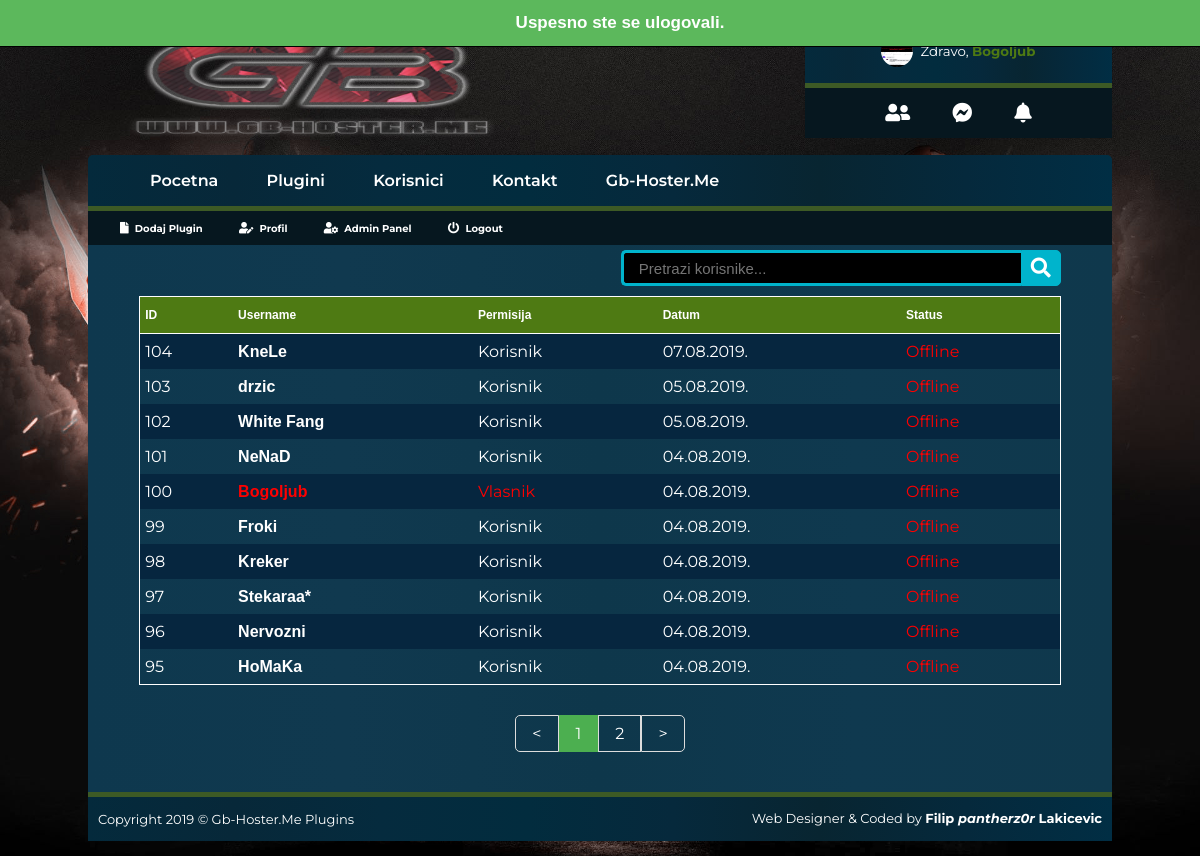
Page /users.php (signed in) on the committed database.
### tables this page shows
CREATE TABLE `users` (
  `user_id` int(11) NOT NULL,
  `fullname` varchar(222) NOT NULL,
  `username` varchar(222) NOT NULL,
  `email` varchar(222) NOT NULL,
  `password` varchar(222) NOT NULL,
  `privilegija` varchar(222) NOT NULL,
  `avatar` varchar(222) NOT NULL,
  `datum` text NOT NULL,
  `banner` text NOT NULL,
  `banned` text NOT NULL,
  `deleted_acc` text NOT NULL,
  `user_ip` text NOT NULL,
  `time` text NOT NULL,
  `online` text NOT NULL
);

### assets/include/db_connect.php (called while the page is built, shortened)
<?php
function siteURL() {
	$protocol = ((!empty($_SERVER['HTTPS']) && $_SERVER['HTTPS'] != 'off') || $_SERVER['SERVER_PORT'] == 443) ? "https://" : "http://";
	$domainName = $_SERVER['HTTP_HOST'];
	return $protocol.$domainName;
}
?>

### users.php (the view, shortened to what this page needs)
<?php
include_once 'assets/include/db_connect.php';
 ?>
 <head>
	<link rel="stylesheet" type="text/css" href="<?php echo siteURL(); ?>/assets/css/style.css?<?php echo time(); ?>">
	<link rel="stylesheet" href="https://use.fontawesome.com/releases/v5.8.1/css/all.css">
</head>
<body>
		<?php include 'assets/include/obavestenja.php'; ?>
		<?php include 'assets/include/header.php'; ?>
	<div id="container">
		<?php include 'assets/include/navigation.php'; ?>
		<div id="linija"></div>
		<?php include 'assets/include/podpanel.php'; ?>
		<div id="centar">
<center>
<form action="" method="get" style="padding-bottom: 25px;">
   <div class="search">
      <input type="text" name="search" class="searchTerm" placeholder="Pretrazi korisnike...">
      <button type="submit" class="searchButton">
        <i class="fa fa-search"></i>
     </button>
   </div>
</form>
<?php
if ($_GET['search'] == '') {
?>
			<table>
			<tr>
				<th> ID </th>
				<th> Username </th>
				<th> Permisija </th>
				<th> Datum </th>
				<th> Status </th>
			</tr>
<?php
			$results_per_page = 10;
			$page_name = "users.php";
			$page_get = "page";
			$sql = 'SELECT * FROM users ORDER BY user_id DESC';
			$result = mysqli_query($conn, $sql);
			$number_of_results = mysqli_num_rows($result);
			$number_of_pages = ceil($number_of_results/$results_per_page);
			if (!isset($_GET[$page_get])) {
				$page = 1;
			} else {
				$page = $_GET[$page_get];
			}
			$this_page_first_result = ($page-1)*$results_per_page;
			$sql = 'SELECT * FROM users ORDER BY user_id DESC LIMIT ' . $this_page_first_result . ',' .  $results_per_page;
			$kveri = mysqli_query($conn,$sql);
			                            while($red 	  				= mysqli_fetch_array($kveri)){
				         if ($red['privilegija'] == 0) {
				          $userlink = "<b style='color:white;'>$red[username]</b>";
				         }
				         if ($row['privilegija'] == 1 OR $red['privilegija'] == 2) {
				          $userlink = "<b style='color:red;'>$red[username]</b>";
				         }
				         if ($red['privilegija'] == 0) {
				           $privilegija = "<span style='color:white;'>Korisnik</span>";
				         }
				         if ($red['privilegija'] == 2) {
				           $privilegija = "<span style='color:red;'>Vlasnik</span>";
				         }
							         if ($red['online'] == 0) {
							         	$online = "<span style='color:red;'>Offline</span>";
							         }
?>
				   <tr>
				    <td><?php echo $red["user_id"] ?></td>
				    <td><a href="<?php echo siteURL()?>/user/<?php echo $red[username] ?>"><?php echo $userlink ?></a></td>
				    <td><?php echo $privilegija ?></td>
				    <td><?php echo $red["datum"] ?></td>
				    <td><?php echo $online; ?></td>
				   </tr>
<?php } ?>
</table>
<?php
			echo "<div class='pagination'>";
			for( $stranica = 1; $stranica <= $number_of_pages; $stranica++ ) {
				if( $stranica == 1 ) {
					if( $page == 1 )
						echo '<a style="cursor: no-drop;"><</a> ';
					else {
						$strana = $page - 1;
						echo '<a href="'.$page_name.'?'.$page_get.'='.$strana.'"><</a> ';
					}
				}
				if( $stranica == $page )
					echo '<a href="'.$page_name.'?'.$page_get.'='.$stranica.'" class="active">'.$stranica.'</a> ';
				else
					echo '<a href="'.$page_name.'?'.$page_get.'='.$stranica.'">'.$stranica.'</a> ';
				if( $stranica == $number_of_pages ) {
					if( $page == $number_of_pages )
						echo '<a style="cursor: no-drop;">></a> ';
					else {
						$strana = $page + 1;
						echo '<a href="'.$page_name.'?'.$page_get.'='.$strana.'">></a> ';
					}
				}
			}
			echo "</div>";
	?>
<?php }
?>
</center>
		</div>
		<div id="linija"></div>
		<?php include 'assets/include/footer.php' ; ?>
	</div>
</body>

### assets/include/header.php (shortened to what this page needs)
<?php
include_once 'db_connect.php';
if(isset($_SESSION['user_id'])) {
	$sql = mysqli_query($conn, "SELECT * FROM users WHERE user_id = $_SESSION[user_id]");
	$info = mysqli_fetch_array($sql);
}
?>
<?php
if (!isset($_SESSION['logged_in']) == 1) {
?>
	<div id="header">
		<div id="logo">
			<a href="index.php"><img src="<?php echo siteURL(); ?>/assets/images/logo.png" width="450" height="141"></a>
		</div>
		<div id="login">
			<div id="naslov"><center><b>Login / Register</b></center></div>
			<div id="content">
				<form action="" method="post">
					<center>
						<input type="text" name="username" placeholder="Username" required class="input" maxlength="20">
						<input type="password" name="password" placeholder="Passowrd" required class="input">
					</center>
					<button class="button" name="login">Login</button><a href="#register" id="registerModal">Register</a>
				</form>
		<div id="register_Modal" class="modal">
			  <div class="modal-content">
			      		<span class="close register">&times;</span>
			    	<div class="modal-body">
			    	<center>
			    		<h1>Registracija</h1>
			    		<form method="post" action="<?php echo siteURL(); ?>/assets/include/process/register.php" enctype="multipart/form-data">
				    		<input type="text" name="fullname" placeholder="Ime & Prezime" required class="input1" maxlength="40"><br>
				    		<input type="text" name="username" placeholder="Korisnicko Ime ( UserName ) (Max 20 Karaktera)" required class="input1" maxlength="20"><br>
				    		<input type="email" name="email" placeholder="E-Mail" required class="input1"><br>
				    		<input type="password" name="password" placeholder="Sifra ( Password )" required class="input1"><br>
				    		<label for="avatar">Avatar</label>
							<input type="file" name="avatar" style="padding: 4.7px;width: 175px;">
				    		<button class="button" style="width: 250px;" name="register">Register</button>
			    		</form>
			    	</center>
			    	</div>
			  </div>
		</div>
			</div>
		</div>
	</div>
<script>
		// Get the modal
		var register_modal = document.getElementById('register_Modal');
		// Get the button that opens the modal
		var register_btn = document.getElementById("registerModal");
		// Get the <span> element that closes the modal
		var register_span = document.getElementsByClassName("register")[0];
		// When the user clicks the button, open the modal
		register_btn.onclick = function() {
		  register_modal.style.display = "block";
		}
		// When the user clicks on <span> (x), close the modal
		register_span.onclick = function() {
		  register_modal.style.display = "none";
		}
		// When the user clicks anywhere outside of the modal, close it
		window.onclick = function(event) {
		  if (event.target == register_modal) {
		    register_modal.style.display = "none";
		  }
		}
</script>
<?php
} else {
?>
	<div id="header">
		<div id="logo">
			<a href="index.php"><img src="<?php echo siteURL(); ?>/assets/images/logo.png" width="450" height="141"></a>
		</div>
		<div id="login">
			<div id="naslov" style="background-image: linear-gradient(to right,#042a3c,#072839,#052b3e,#022c3e,#06293c,#082531,#05293c,#012e44);border-top-right-radius: 5px;border-top-left-radius: 5px;padding: 10px 0;display: flex;justify-content: center;align-items: center;box-sizing: border-box;">
				<img src="<?php echo siteURL(); ?>/uploads/avatari/<?php echo $info['avatar'] ?>" width="32" height="32" style="background-size: cover; border-radius: 50%;"> <p style="font-size: smaller;margin-left: 7px;">Zdravo, <b style="color: #4e7a13;"><?php echo $info['username'] ?></b></p>
			</div>
			<div style="padding: 0;margin: 0;width: 100%;height: 5px;background: #3d5a25;"></div>
			<div id="content" class="j342" style="background-image: linear-gradient(to right,#0d0d0d;#0a0a0a);padding: 10px 0;">
				<div style="position: relative;display: flex; align-items: center;justify-content: center;">
					<i class="fas fa-user-friends" style="font-size: 20px; padding: 5px 20px;"></i>
					<i class="fab fa-facebook-messenger" style="font-size: 20px; padding: 5px 20px;"></i>
					<i class="fas fa-bell" style="font-size: 20px; padding: 5px 20px;">
					</i>
				</div>
			</div>
		</div>
<?php
}
?>

### assets/css/style.css (style rules this page uses)
* { zoom: 100%!important; }
body,html { zoom: 100%!important; }
body { margin: 0; padding: 0; font-family: 'Montserrat', sans-serif; background-color: rgba(0,0,0, 0.8); color: #fff; background-image: url(../images/background.jpg); background-size: cover; }
#container { width: 1024px; padding: 0; margin: 30px auto; }
#container #linija { padding: 0; margin: 0; width: 100%; height: 5px; background: #3d5a25; }
#container #centar { background-image: linear-gradient(to right,#0e384e,#10394f,#0e374b,#0f394f,#0f384c); width: 100%; position: relative; padding: 10px 0 10px 0; }
#header { position: relative; margin: auto; margin-top: 10px; margin-bottom: -15px; width: 1024px; padding: 0; }
#header #logo { position: relative; width: 50%; height: 115px; }
#header #login { position: absolute; right: 0; top: 10px; width: 30%; box-sizing: border-box; }
#header #login #naslov { background-color: #4e7a13; position: relative; width: 100%; padding: 5px 0; }
#header #login #content { background-color: #06171f; }
textarea,input,select { font-weight: normal; font-size: 11px; line-height: 16px; border: 1px solid #4e7a13; color: #999; background: #000; }
textarea,input,select:focus { color: #fff; }
.fas, .far { color: #fff; margin: 0 2px; font-size: 11.5px; }
table { border: 1px solid #fff; width: 90%; clear: both; border-collapse: collapse; border-spacing: 0; }
tr:nth-child(even) { background-color: #06263f; }
table tr th { font-family: Tahoma, Verdana, Arial, sans-serif; font-weight: bold; font-size: 12px; line-height: 16px; text-align: left; padding: 10px 5px; border-bottom: 1px solid #fff; color: #fff; background: #4e7a13; }
td { padding: 8px 5px; }
td:nth-child(1) { padding: 8px 5px; }
table a { color:#fff !important; font-weight: 600; cursor: pointer; text-decoration: none; font-family: sans-serif; }
.pagination { padding: 30px 0; display: inline-block; }
.pagination a { color: white; float: left; padding: 8px 16px; text-decoration: none; border: 1px solid #ddd; }
.pagination a.active { background-color: #4CAF50; color: white; border: 1px solid #4CAF50; }
.pagination a:first-child { border-top-left-radius: 5px; border-bottom-left-radius: 5px; }
.pagination a:last-child { border-top-right-radius: 5px; border-bottom-right-radius: 5px; }
.search { position: absolute; top: 5px; right: 5%; display: flex; }
.searchTerm { width: 400px; border: 3px solid #00B4CC; border-right: none; padding: 15px; height: 20px; border-radius: 5px 0 0 5px; outline: none; color: #9DBFAF; font-size: 15px; }
.searchButton { width: 40px; height: 36px; border: 1px solid #00B4CC; background: #00B4CC; text-align: center; color: #fff; border-radius: 0 5px 5px 0; cursor: pointer; font-size: 20px; }

### assets/include/header.php (style rules this page uses)
.j342 .fas, .fab { position: relative; }
.j342 .fas, .fab:hover { cursor: pointer; }

### rows in the picture
users: avatar (picture), username "Bogoljub", user_id "100", privilegija "Vlasnik", datum "04.08.2019.", online "Offline"
users: user_id "104", username "KneLe", privilegija "Korisnik", datum "07.08.2019.", online "Offline"
users: user_id "103", username "drzic", privilegija "Korisnik", datum "05.08.2019.", online "Offline"
users: user_id "102", username "White Fang", privilegija "Korisnik", datum "05.08.2019.", online "Offline"
users: user_id "101", username "NeNaD", privilegija "Korisnik", datum "04.08.2019.", online "Offline"
users: user_id "99", username "Froki", privilegija "Korisnik", datum "04.08.2019.", online "Offline"
users: user_id "98", username "Kreker", privilegija "Korisnik", datum "04.08.2019.", online "Offline"
users: user_id "97", username "Stekaraa*", privilegija "Korisnik", datum "04.08.2019.", online "Offline"
users: user_id "96", username "Nervozni", privilegija "Korisnik", datum "04.08.2019.", online "Offline"
users: user_id "95", username "HoMaKa", privilegija "Korisnik", datum "04.08.2019.", online "Offline"

### other values in the picture
$ok "Uspesno ste se ulogovali."
